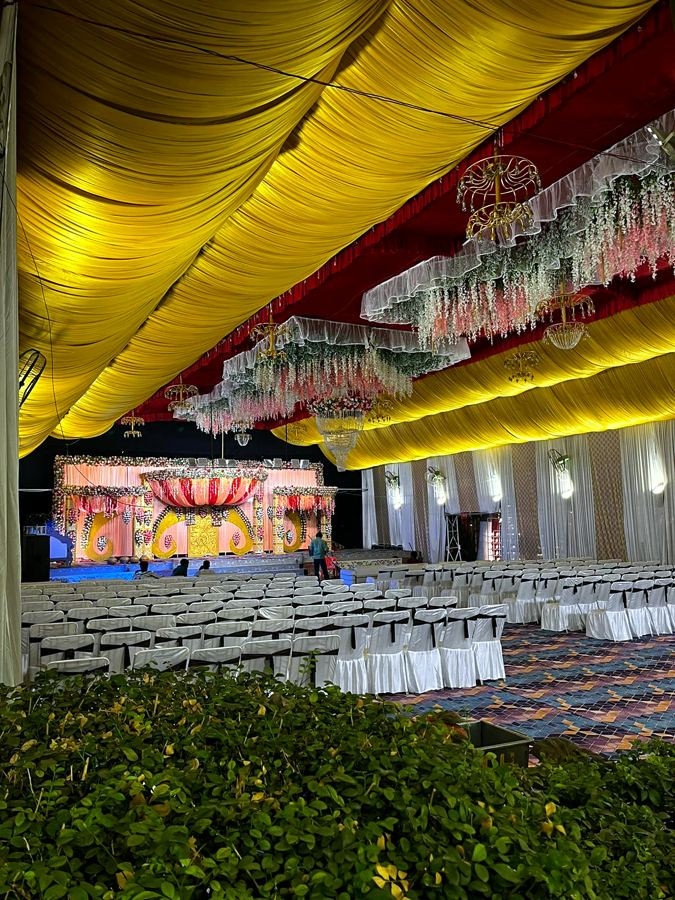
#> input picture images/cover-sm.jpg, 675 x 900 px
$ python -i media.py   (imports and definitions only)
#> lines starting #> are read from the running program, lines starting #| are printed output that depends on the picture
#> further down, picture is the input picture: PIL image 675x900 RGB; mean R, G, B 104.1, 90.7, 45.6
"""Curates venue photos and videos for the website.

    python3 site/tools/media.py add <space> <file> [<file> ...]
    python3 site/tools/media.py list [<space>]

For every file added to a space (pandaal, ashoka, ...):
  * photos: auto-oriented, location/camera data stripped, scored for sharpness,
    exposure and size, given a gentle warm grade, saved full size (1600px) and as
    a thumbnail. Blurry, dark or tiny shots are rejected.
  * near-duplicates (same scene, re-sent, resized or re-encoded) are detected with a
    perceptual hash across everything already in the space; the better copy wins.
  * videos: same grade, H.264 720p for phones, poster taken from the sharpest frame,
    duplicates found by length and first frames.
Results are kept in site/media.json, which build_space_pages.py reads.
"""

from __future__ import annotations

import json
import subprocess
import sys
import tempfile
from pathlib import Path

from PIL import Image, ImageEnhance, ImageFilter, ImageOps, ImageStat

SITE = Path(__file__).resolve().parent.parent
MANIFEST = SITE / "media.json"
DUP_DISTANCE = 12  # dhash bits (of 64) within which two pictures are "the same shot"
MIN_SCORE = 35  # below this a photo is not good enough for the website
VIDEO_EXT = {".mov", ".mp4", ".m4v", ".3gp", ".webm"}


# ------------------------------------------------------------------ helpers


def load() -> dict:
    return json.loads(MANIFEST.read_text()) if MANIFEST.exists() else {"spaces": {}}


def save(m: dict) -> None:
    MANIFEST.write_text(json.dumps(m, indent=2, ensure_ascii=False) + "\n")


# [8 lines left out: function dhash, not called in this run]


def distance(a: int, b: int) -> int:
    return bin(a ^ b).count("1")


# [13 lines left out: functions sharpness, score, not called in this run]


def grade(im: Image.Image) -> Image.Image:
    """Gentle cinematic grade: a little contrast, warmth and colour; never a filter look."""
    im = ImageOps.autocontrast(im, cutoff=0.5)
    im = ImageEnhance.Contrast(im).enhance(1.06)
    im = ImageEnhance.Color(im).enhance(1.10)
    r, g, b = im.split()
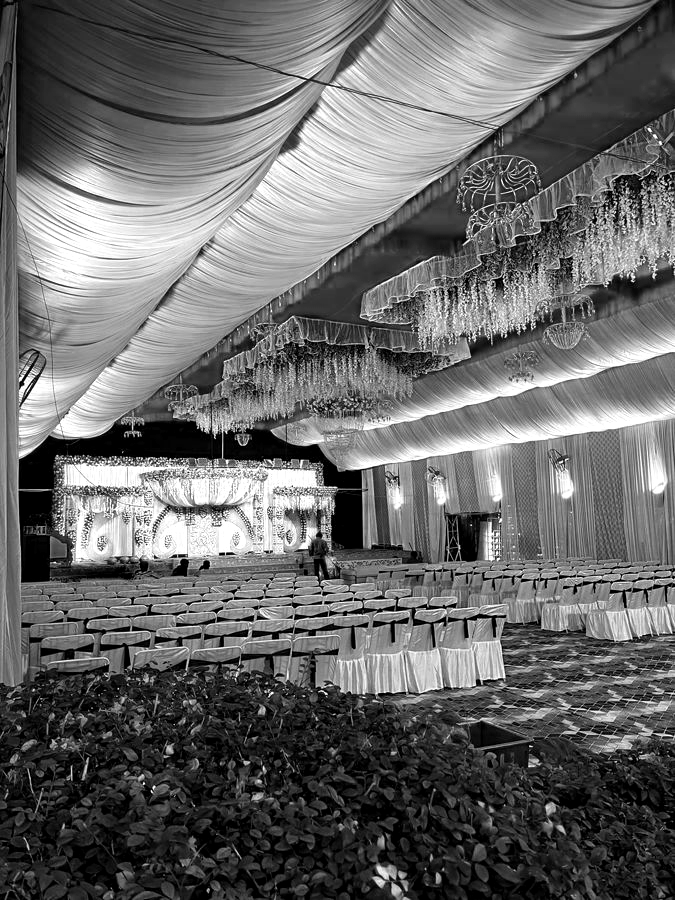
#> r: PIL image 675x900 L; min 0, max 255, mean 105.3
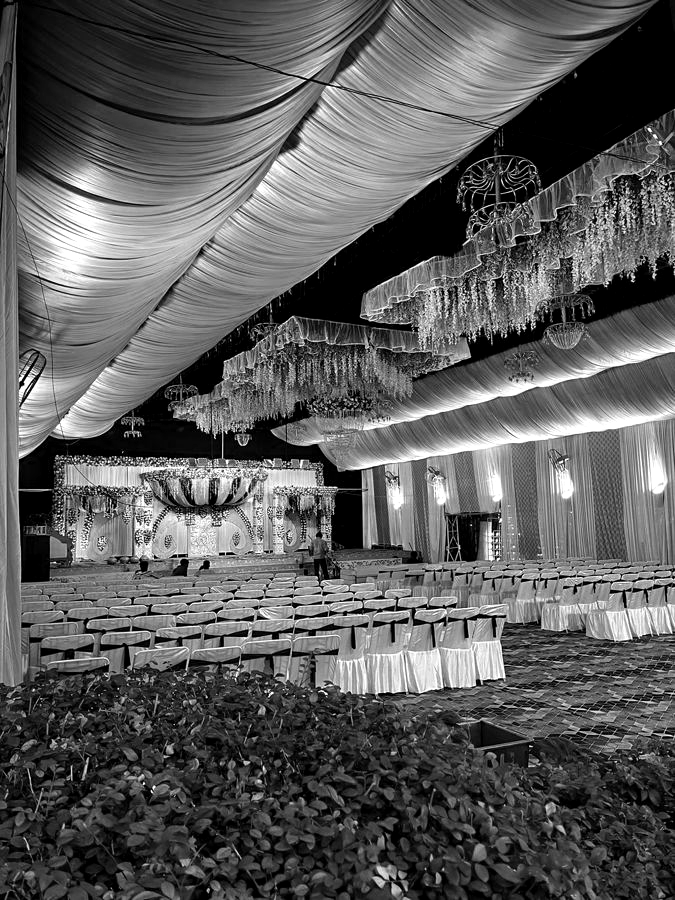
#> g: PIL image 675x900 L; min 0, max 255, mean 92.2
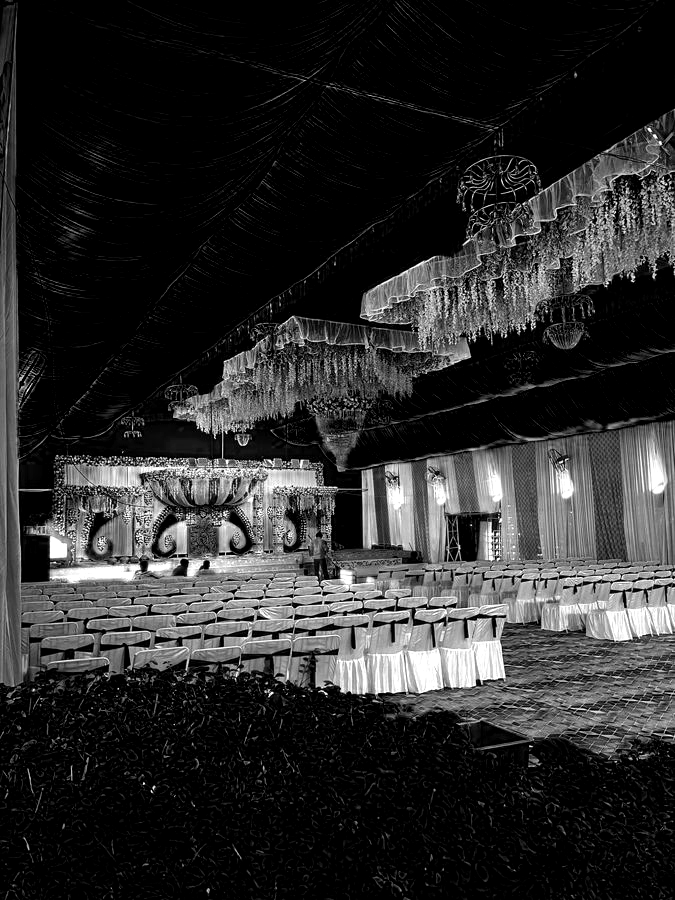
#> b: PIL image 675x900 L; min 0, max 255, mean 44.6
    r = r.point(lambda v: min(255, int(v * 1.03)))
    b = b.point(lambda v: int(v * 0.97))
    im = Image.merge("RGB", (r, g, b))
    return im.filter(ImageFilter.UnsharpMask(radius=1.2, percent=40, threshold=3))


def run(*args: str) -> str:
    return subprocess.run(args, check=True, capture_output=True, text=True).stdout


# ------------------------------------------------------------------ photos


# [229 lines left out: functions add_photo, write_photo, probe, frames, add_video, bars and 3 more, not called in this run]


# [2 lines not run here, left out]

>>> from PIL import Image
>>> picture = Image.open('../../images/cover-sm.jpg')
>>> result = grade(picture)
